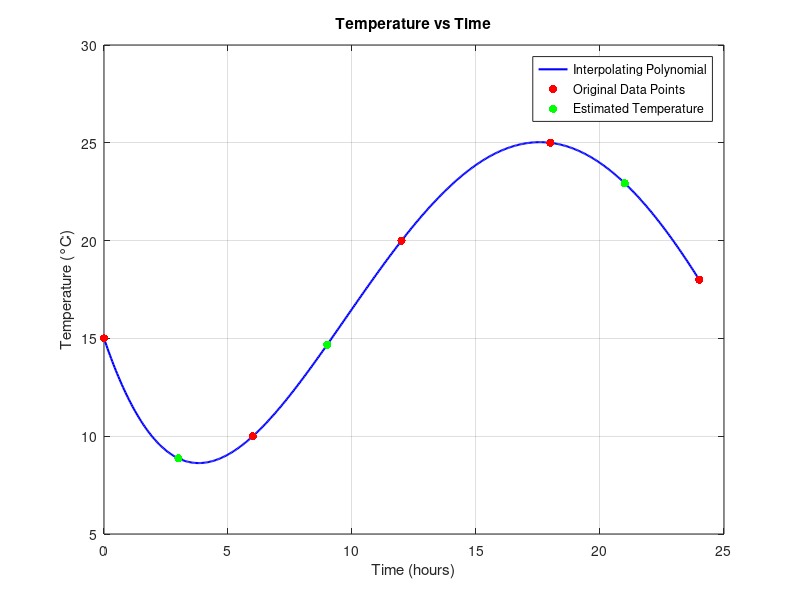

This figure's MATLAB source:
% Given Data Points
timex = [0, 6, 12, 18, 24];
tempy = [15, 10, 20, 25, 18];

n = length(timex);

% Divided-Difference Table
div_diff_table = zeros(n, n);
div_diff_table(:, 1) = tempy'; % Assigning first column with temperature values

for j = 2:n
    for i = 1:n-j+1
        div_diff_table(i, j) = (div_diff_table(i+1, j-1) - div_diff_table(i, j-1)) / ...
            (timex(i+j-1) - timex(i));
    end
end

% Display Divided-Difference Table
disp("Divided Difference Table:");
disp(div_diff_table);

% Newton Polynomial Function
function y = newton_polynomial(x, timex, div_diff_table, n)
    y = div_diff_table(1, 1);
    term = 1;
    for i = 2:n
        term = term * (x - timex(i-1));
        y = y + term * div_diff_table(1, i);
    end
end

% Polynomial String Construction (Without Symbolic Variables)
polynomial_terms = {};
for i = 2:n
    term_str = '';
    for j = 1:i-1
        term_str = strcat(term_str, sprintf('(x - %.2f)', timex(j)));
    end
    polynomial_terms{end+1} = sprintf('%.2f * %s', div_diff_table(1, i), term_str); %#ok<*AGROW>
end

disp("Interpolating Polynomial:");
disp(strjoin(polynomial_terms, ' + '));

% Times to Estimate
times_to_estimate = [3, 9, 21];
eval_temp = arrayfun(@(x_val) newton_polynomial(x_val, timex, div_diff_table, n), times_to_estimate);

% Display Evaluation Results
disp("Evaluated Result:");
fprintf("3 a.m.: %.2f°C\n", eval_temp(1));
fprintf("9 a.m.: %.2f°C\n", eval_temp(2));
fprintf("21 p.m.: %.2f°C\n", eval_temp(3));
% Plot the Polynomial
t = linspace(0, 24, 500);
temp_curve = arrayfun(@(x_val) newton_polynomial(x_val, timex, div_diff_table, n), t);

figure;
plot(t, temp_curve, 'b-', 'LineWidth', 1.5);
hold on;
scatter(timex, tempy, 'r', 'filled');
scatter(times_to_estimate, eval_temp, 'g', 'filled');
title('Temperature vs Time');
xlabel('Time (hours)');
ylabel('Temperature (°C)');
legend('Interpolating Polynomial', 'Original Data Points', 'Estimated Temperature', 'Location', 'northeast'); % Explicitly specify a supported location
grid on;
